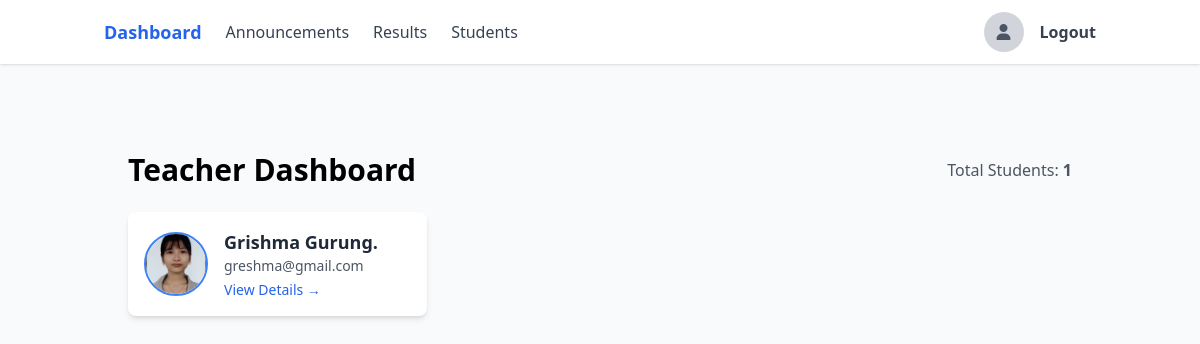
/teacher/dashboard/ (signed in), run on the app's committed database.
### users/models.py (models this page shows, shortened)
class User(AbstractBaseUser, PermissionsMixin):
    ROLE_CHOICES = [
        ('teacher', 'Teacher'),
        ('student', 'Student'),
        ('admin', 'Admin'),
    ]
    email = models.EmailField(unique=True)
    role = models.CharField(max_length=10, choices=ROLE_CHOICES)
    is_active = models.BooleanField(default=True)
    is_staff = models.BooleanField(default=False)
    profile_image = models.ImageField(upload_to=user_profile_image_path, null=True, blank=True)
    full_name = models.CharField(max_length=255, null=True, blank=True)
    bio = models.TextField(null=True, blank=True)
    USERNAME_FIELD = 'email'
    REQUIRED_FIELDS = ['role']
    objects = UserManager()
    @property
    def is_teacher(self):
        return self.role == 'teacher'
    def get_full_name(self):
        return self.full_name or self.email.split('@')[0]

### users/views.py (the view)
# urls.py: path('teacher/dashboard/', views.teacher_dashboard, name='teacher_dashboard'),
@login_required
def teacher_dashboard(request):
    if not request.user.is_teacher:
        return redirect('login')
    students = User.objects.filter(role='student')
    return render(request, 'users/teacher_dashboard.html', {'students': students})

### users/templates/users/teacher_dashboard.html
{% extends 'users/base.html' %}
{% block content %}
<div class="container mx-auto p-6">
    <div class="flex justify-between items-center mb-6">
        <h1 class="text-3xl font-bold">Teacher Dashboard</h1>
        <div class="text-gray-600">
            Total Students: <span class="font-bold">{{ students|length }}</span>
        </div>
    </div>
    <div class="grid grid-cols-1 md:grid-cols-2 lg:grid-cols-3 xl:grid-cols-4 gap-6">
        {% for student in students %}
        <a href="/teacher/students/{{ student.id }}/" class="block">
            <div class="bg-white rounded-lg shadow-md hover:shadow-lg transition-shadow duration-200 p-4">
                <div class="flex items-center space-x-4">
                    {% if student.profile_image %}
                        <img src="{{ student.profile_image.url }}" alt="{{ student.get_full_name }}"
                             class="w-16 h-16 rounded-full object-cover border-2 border-blue-500">
                    {% else %}
                        <div class="w-16 h-16 rounded-full bg-gray-200 flex items-center justify-center">
                            <i class="fas fa-user text-gray-400 text-2xl"></i>
                        </div>
                    {% endif %}
                    <div>
                        <h3 class="font-semibold text-lg text-gray-800">{{ student.get_full_name }}</h3>
                        <p class="text-gray-600 text-sm">{{ student.email }}</p>
                        <p class="text-blue-600 text-sm mt-1">View Details →</p>
                    </div>
                </div>
            </div>
        </a>
        {% empty %}
        <div class="col-span-full">
            <div class="bg-white rounded-lg shadow-md p-6 text-center">
                <p class="text-gray-600">No students found.</p>
            </div>
        </div>
        {% endfor %}
    </div>
</div>
{% endblock %}

### data on the page
User: profile_image (picture), get_full_name "Grishma Gurung.", email "greshma@gmail.com"

### other printed values
{{ students|length }} "1"
